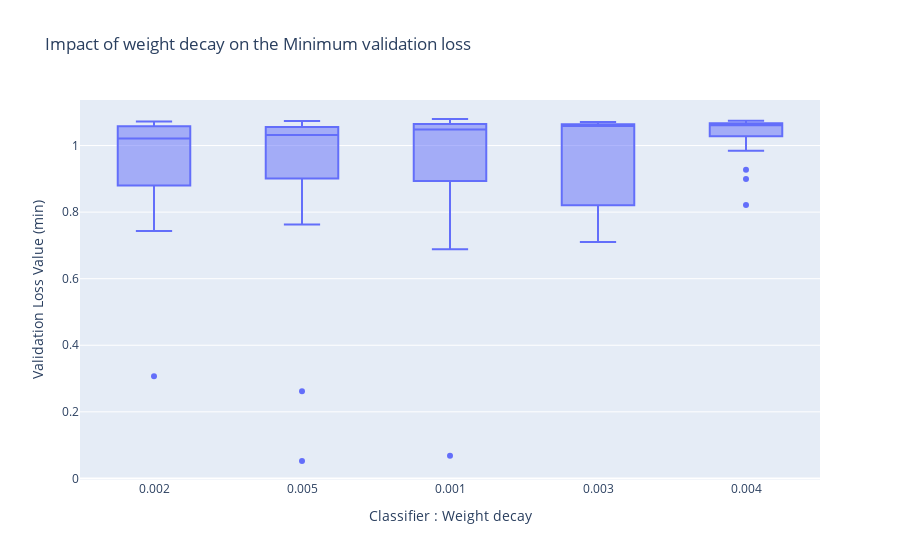

Notebook cell for this chart:
### Code cell
fig = go.Figure(layout = {
   "xaxis":{
       "domain" : [0,1],
       "type" : "category",
        "categoryorder" : "median ascending",
       "title" : "Classifier : Weight decay"
    },
   "yaxis":{"title" : "Validation Loss Value (min)"},
   "title" : {"text" : "Impact of weight decay on the Minimum validation loss"},
})
fig.add_trace( go.Box(
                x = results["model_train_classifier_weight_decay"], 
                y = results["min_valid_loss"],
                xaxis='x',
                name = "Validation"
))

fig
